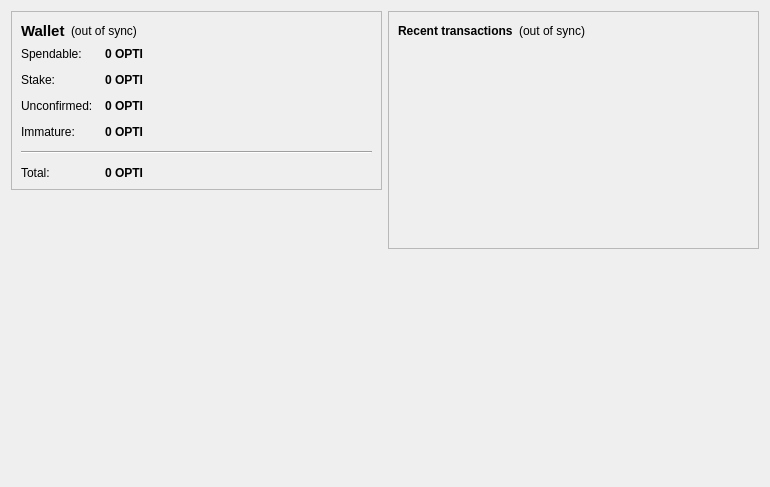
<?xml version="1.0" encoding="UTF-8"?>
<ui version="4.0">
 <class>OverviewPage</class>
 <widget class="QWidget" name="OverviewPage">
  <property name="geometry">
   <rect>
    <x>0</x>
    <y>0</y>
    <width>770</width>
    <height>487</height>
   </rect>
  </property>
  <property name="windowTitle">
   <string>Form</string>
  </property>
  <layout class="QHBoxLayout" name="horizontalLayout" stretch="1,1">
   <item>
    <layout class="QVBoxLayout" name="verticalLayout_2">
     <item>
      <widget class="QFrame" name="frame">
       <property name="frameShape">
        <enum>QFrame::StyledPanel</enum>
       </property>
       <property name="frameShadow">
        <enum>QFrame::Raised</enum>
       </property>
       <layout class="QVBoxLayout" name="verticalLayout_4">
        <item>
         <layout class="QHBoxLayout" name="horizontalLayout_4">
          <item>
           <widget class="QLabel" name="label_5">
            <property name="font">
             <font>
              <pointsize>11</pointsize>
              <weight>75</weight>
              <bold>true</bold>
             </font>
            </property>
            <property name="text">
             <string>Wallet</string>
            </property>
           </widget>
          </item>
          <item>
           <widget class="QLabel" name="labelWalletStatus">
            <property name="toolTip">
             <string>The displayed information may be out of date. Your wallet automatically synchronizes with the rumors network after a connection is established, but this process has not completed yet.</string>
            </property>
            <property name="styleSheet">
             <string notr="true"/>
            </property>
            <property name="text">
             <string notr="true">(out of sync)</string>
            </property>
            <property name="alignment">
             <set>Qt::AlignLeading|Qt::AlignLeft|Qt::AlignVCenter</set>
            </property>
           </widget>
          </item>
          <item>
           <spacer name="horizontalSpacer_2">
            <property name="orientation">
             <enum>Qt::Horizontal</enum>
            </property>
            <property name="sizeHint" stdset="0">
             <size>
              <width>40</width>
              <height>20</height>
             </size>
            </property>
           </spacer>
          </item>
         </layout>
        </item>
        <item>
         <layout class="QFormLayout" name="formLayout_2">
          <property name="fieldGrowthPolicy">
           <enum>QFormLayout::AllNonFixedFieldsGrow</enum>
          </property>
          <property name="horizontalSpacing">
           <number>12</number>
          </property>
          <property name="verticalSpacing">
           <number>12</number>
          </property>
          <item row="0" column="0">
           <widget class="QLabel" name="label">
            <property name="text">
             <string>Spendable:</string>
            </property>
           </widget>
          </item>
          <item row="0" column="1">
           <widget class="QLabel" name="labelBalance">
            <property name="font">
             <font>
              <weight>75</weight>
              <bold>true</bold>
             </font>
            </property>
            <property name="cursor">
             <cursorShape>IBeamCursor</cursorShape>
            </property>
            <property name="toolTip">
             <string>Your current spendable balance</string>
            </property>
            <property name="text">
             <string notr="true">0 OPTI</string>
            </property>
            <property name="textInteractionFlags">
             <set>Qt::LinksAccessibleByMouse|Qt::TextSelectableByKeyboard|Qt::TextSelectableByMouse</set>
            </property>
           </widget>
          </item>
          <item row="1" column="0">
           <widget class="QLabel" name="label_6">
            <property name="text">
             <string>Stake:</string>
            </property>
           </widget>
          </item>
          <item row="1" column="1">
           <widget class="QLabel" name="labelStake">
            <property name="font">
             <font>
              <weight>75</weight>
              <bold>true</bold>
             </font>
            </property>
            <property name="cursor">
             <cursorShape>IBeamCursor</cursorShape>
            </property>
            <property name="toolTip">
             <string>Total of coins that was staked, and do not yet count toward the current balance</string>
            </property>
            <property name="text">
             <string notr="true">0 OPTI</string>
            </property>
            <property name="textInteractionFlags">
             <set>Qt::LinksAccessibleByMouse|Qt::TextSelectableByKeyboard|Qt::TextSelectableByMouse</set>
            </property>
           </widget>
          </item>
          <item row="2" column="0">
           <widget class="QLabel" name="label_3">
            <property name="text">
             <string>Unconfirmed:</string>
            </property>
           </widget>
          </item>
          <item row="2" column="1">
           <widget class="QLabel" name="labelUnconfirmed">
            <property name="font">
             <font>
              <weight>75</weight>
              <bold>true</bold>
             </font>
            </property>
            <property name="cursor">
             <cursorShape>IBeamCursor</cursorShape>
            </property>
            <property name="toolTip">
             <string>Total of transactions that have yet to be confirmed, and do not yet count toward the current balance</string>
            </property>
            <property name="text">
             <string notr="true">0 OPTI</string>
            </property>
            <property name="textInteractionFlags">
             <set>Qt::LinksAccessibleByMouse|Qt::TextSelectableByKeyboard|Qt::TextSelectableByMouse</set>
            </property>
           </widget>
          </item>
          <item row="3" column="0">
           <widget class="QLabel" name="labelImmatureText">
            <property name="text">
             <string>Immature:</string>
            </property>
           </widget>
          </item>
          <item row="3" column="1">
           <widget class="QLabel" name="labelImmature">
            <property name="font">
             <font>
              <weight>75</weight>
              <bold>true</bold>
             </font>
            </property>
            <property name="toolTip">
             <string>Mined balance that has not yet matured</string>
            </property>
            <property name="text">
             <string notr="true">0 OPTI</string>
            </property>
            <property name="textInteractionFlags">
             <set>Qt::LinksAccessibleByMouse|Qt::TextSelectableByKeyboard|Qt::TextSelectableByMouse</set>
            </property>
           </widget>
          </item>
          <item row="4" column="0" colspan="2">
           <widget class="Line" name="line">
            <property name="orientation">
             <enum>Qt::Horizontal</enum>
            </property>
           </widget>
          </item>
          <item row="5" column="0">
           <widget class="QLabel" name="labelTotalText">
            <property name="text">
             <string>Total:</string>
            </property>
           </widget>
          </item>
          <item row="5" column="1">
           <widget class="QLabel" name="labelTotal">
            <property name="font">
             <font>
              <weight>75</weight>
              <bold>true</bold>
             </font>
            </property>
            <property name="cursor">
             <cursorShape>IBeamCursor</cursorShape>
            </property>
            <property name="toolTip">
             <string>Your current total balance</string>
            </property>
            <property name="text">
             <string notr="true">0 OPTI</string>
            </property>
            <property name="textInteractionFlags">
             <set>Qt::LinksAccessibleByMouse|Qt::TextSelectableByKeyboard|Qt::TextSelectableByMouse</set>
            </property>
           </widget>
          </item>
         </layout>
        </item>
       </layout>
      </widget>
     </item>
     <item>
      <spacer name="verticalSpacer">
       <property name="orientation">
        <enum>Qt::Vertical</enum>
       </property>
       <property name="sizeHint" stdset="0">
        <size>
         <width>20</width>
         <height>40</height>
        </size>
       </property>
      </spacer>
     </item>
     <item>
      <widget class="QLabel" name="label_2">
       <property name="autoFillBackground">
        <bool>true</bool>
       </property>
       <property name="text">
        <string/>
       </property>
       <property name="pixmap">
        <pixmap resource="../bitcoin.qrc">:/icons/mastbg</pixmap>
       </property>
       <property name="scaledContents">
        <bool>false</bool>
       </property>
       <property name="margin">
        <number>0</number>
       </property>
      </widget>
     </item>
    </layout>
   </item>
   <item>
    <layout class="QVBoxLayout" name="verticalLayout_3">
     <item>
      <widget class="QFrame" name="frame_2">
       <property name="frameShape">
        <enum>QFrame::StyledPanel</enum>
       </property>
       <property name="frameShadow">
        <enum>QFrame::Raised</enum>
       </property>
       <layout class="QVBoxLayout" name="verticalLayout">
        <item>
         <layout class="QHBoxLayout" name="horizontalLayout_2">
          <item>
           <widget class="QLabel" name="label_4">
            <property name="text">
             <string>&lt;b&gt;Recent transactions&lt;/b&gt;</string>
            </property>
           </widget>
          </item>
          <item>
           <widget class="QLabel" name="labelTransactionsStatus">
            <property name="toolTip">
             <string>The displayed information may be out of date. Your wallet automatically synchronizes with the rumors network after a connection is established, but this process has not completed yet.</string>
            </property>
            <property name="styleSheet">
             <string notr="true"/>
            </property>
            <property name="text">
             <string notr="true">(out of sync)</string>
            </property>
            <property name="alignment">
             <set>Qt::AlignRight|Qt::AlignTrailing|Qt::AlignVCenter</set>
            </property>
           </widget>
          </item>
          <item>
           <spacer name="horizontalSpacer">
            <property name="orientation">
             <enum>Qt::Horizontal</enum>
            </property>
            <property name="sizeHint" stdset="0">
             <size>
              <width>40</width>
              <height>20</height>
             </size>
            </property>
           </spacer>
          </item>
         </layout>
        </item>
        <item>
         <widget class="QListView" name="listTransactions">
          <property name="styleSheet">
           <string notr="true">QListView { background: transparent; }</string>
          </property>
          <property name="frameShape">
           <enum>QFrame::NoFrame</enum>
          </property>
          <property name="verticalScrollBarPolicy">
           <enum>Qt::ScrollBarAlwaysOff</enum>
          </property>
          <property name="horizontalScrollBarPolicy">
           <enum>Qt::ScrollBarAlwaysOff</enum>
          </property>
          <property name="selectionMode">
           <enum>QAbstractItemView::NoSelection</enum>
          </property>
         </widget>
        </item>
       </layout>
      </widget>
     </item>
     <item>
      <spacer name="verticalSpacer_2">
       <property name="orientation">
        <enum>Qt::Vertical</enum>
       </property>
       <property name="sizeHint" stdset="0">
        <size>
         <width>20</width>
         <height>40</height>
        </size>
       </property>
      </spacer>
     </item>
    </layout>
   </item>
  </layout>
 </widget>
 <resources>
  <include location="../bitcoin.qrc"/>
 </resources>
 <connections/>
</ui>
